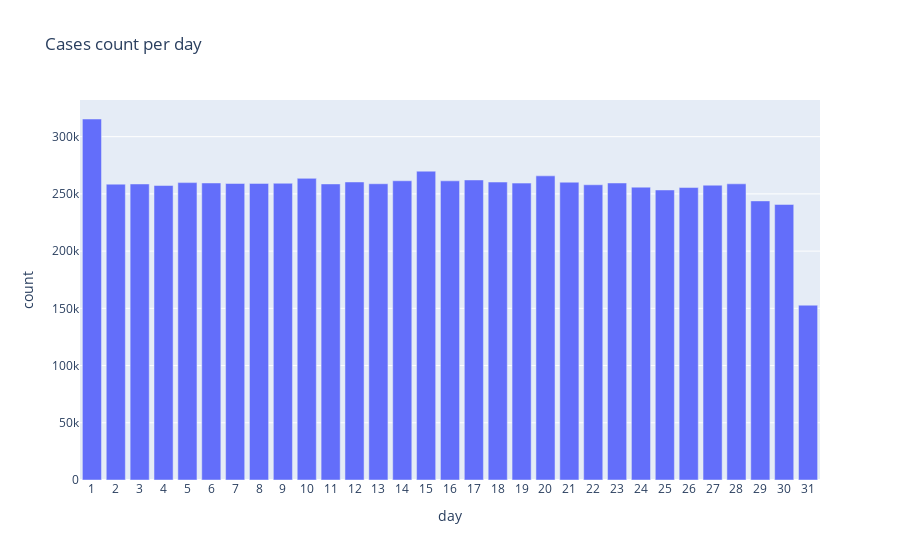

The cell this chart's notebook holds for it:
### Code cell
#filter the day by day column
day_count_data=(data_frame['day'].value_counts()).reset_index().sort_values('day')
day_count_data['day']=day_count_data['day'].astype(str)
day_fig=px.bar(day_count_data,x='day',y='count',title='Cases count per day')
day_fig.show()

### Figure 1 — Plotly figure (JSON) as saved in the notebook; plotly's stock layout.template omitted (floating-point values rounded to 4 significant figures)
{"data": [{"alignmentgroup": "True", "hovertemplate": "day=%{x}<br>count=%{y}<extra></extra>", "legendgroup": "", "marker": {"color": "#636efa", "pattern": {"shape": ""}}, "name": "", "offsetgroup": "", "orientation": "v", "showlegend": false, "textposition": "auto", "type": "bar", "x": ["1", "2", "3", "4", "5", "6", "7", "8", "9", "10", "11", "12", "13", "14", "15", "16", "17", "18", "19", "20", "21", "22", "23", "24", "25", "26", "27", "28", "29", "30", "31"], "xaxis": "x", "y": [315435, 258507, 258655, 257311, 259844, 259529, 259105, 259164, 259300, 263557, 258697, 260413, 258859, 261462, 269847, 261403, 262168, 260355, 259420, 265741, 260205, 257955, 259522, 255889, 253429, 255550, 257610, 258793, 243872, 240773, 152740], "yaxis": "y"}], "layout": {"autosize": true, "barmode": "relative", "legend": {"tracegroupgap": 0}, "title": {"text": "Cases count per day"}, "xaxis": {"anchor": "y", "autorange": true, "domain": [0, 1], "range": [-0.5, 30.5], "title": {"text": "day"}, "type": "category"}, "yaxis": {"anchor": "x", "autorange": true, "domain": [0, 1], "range": [0, 332000.0], "title": {"text": "count"}, "type": "linear"}}}
